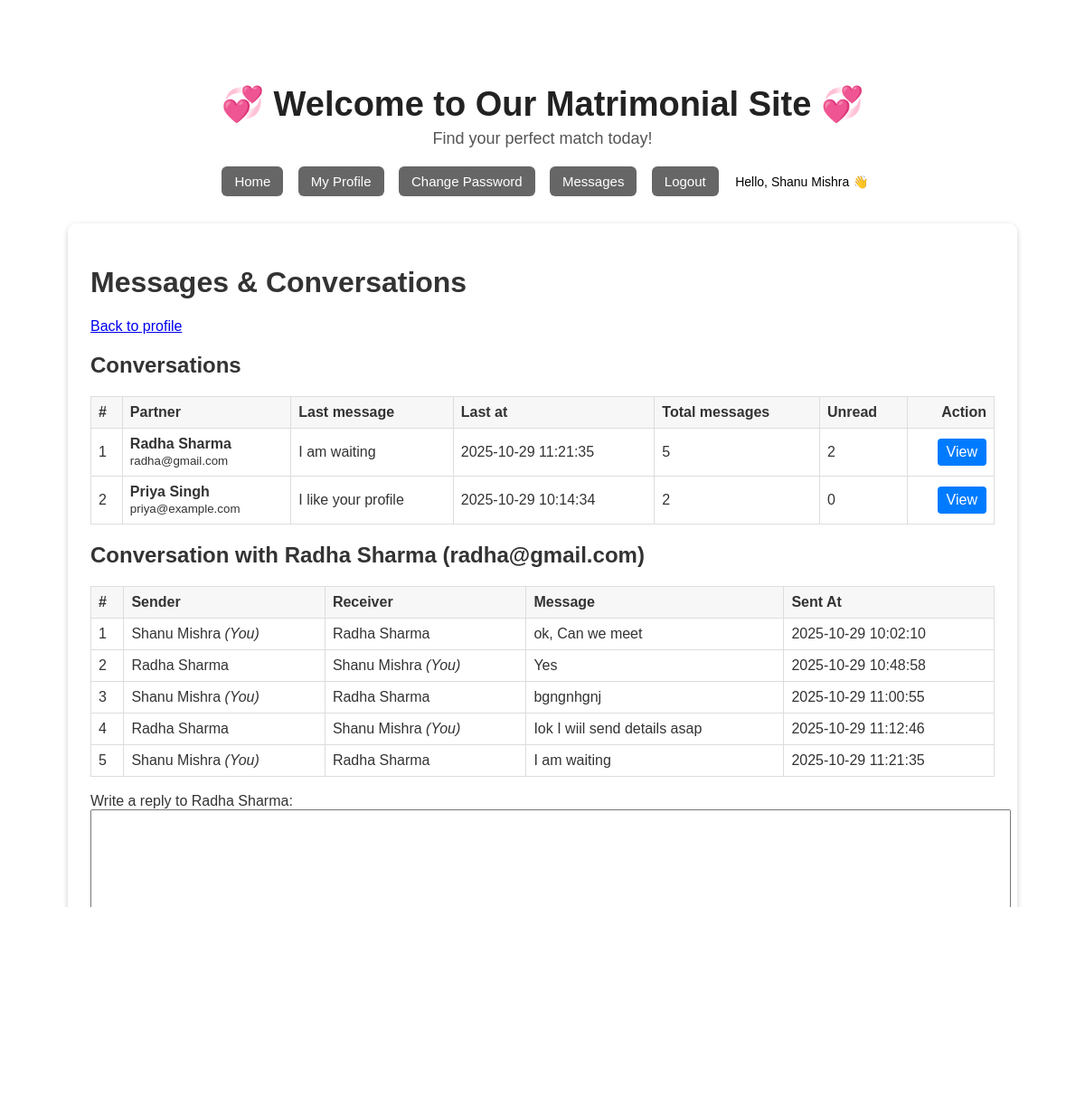
Screenshot of /messages.php?with=5 (signed in) with the database file from the repository.
### tables this page shows
CREATE TABLE `users` (
  `id` int(11) NOT NULL,
  `name` varchar(191) NOT NULL,
  `email` varchar(191) NOT NULL,
  `password` varchar(255) NOT NULL,
  `gender` varchar(20) DEFAULT NULL,
  `dob` date DEFAULT NULL,
  `religion` varchar(100) DEFAULT NULL,
  `caste` varchar(100) DEFAULT NULL,
  `city` varchar(120) DEFAULT NULL,
  `state` varchar(120) DEFAULT NULL,
  `country` varchar(120) DEFAULT NULL,
  `phone` varchar(30) DEFAULT NULL,
  `about` text DEFAULT NULL,
  `is_approved` tinyint(1) DEFAULT 0,
  `created_at` datetime DEFAULT current_timestamp(),
  `marital_status` enum('Single','Engaged','Married') NOT NULL DEFAULT 'Single',
  `married_to` int(11) DEFAULT NULL
);

CREATE TABLE `messages` (
  `id` int(11) NOT NULL,
  `sender_id` int(11) NOT NULL,
  `receiver_id` int(11) NOT NULL,
  `message` text DEFAULT NULL,
  `is_read` tinyint(1) DEFAULT 0,
  `sent_at` datetime DEFAULT current_timestamp()
);

### auth.php (called while the page is built, shortened)
<?php
require_once __DIR__ . "/db.php";
function is_logged_in()
{
    return !empty($_SESSION["user_id"]);
}
function current_user()
{
    global $pdo;
    $stmt1 = $pdo->prepare(
        "SELECT id, name, email, gender, dob, city, about, is_approved FROM users WHERE id = ?"
    );
    $stmt1->execute([$_SESSION["user_id"]]);
    return $stmt1->fetch();
}
global $pdo;
$stmt1 = $pdo->prepare(
    "SELECT id,name,email,city,is_approved FROM users WHERE id=?"
);
$stmt1->execute([$_SESSION["user_id"]]);
return $stmt1->fetch();

### messages.php (the view, shortened to what this page needs)
<?php
require_once __DIR__ . '/src/auth.php';
$me = current_user();
$me_id = (int)$me['id'];
$view_with = isset($_GET['with']) && is_numeric($_GET['with']) ? (int)$_GET['with'] : 0;
function h($v){ return htmlspecialchars($v ?? '', ENT_QUOTES, 'UTF-8'); }
$summaryStmt = $pdo->prepare("
    SELECT
      u.id AS user_id,
      u.name AS user_name,
      u.email AS user_email,
      -- latest message between me and them
      (SELECT m2.message FROM messages m2
         WHERE (m2.sender_id = ? AND m2.receiver_id = u.id) OR (m2.sender_id = u.id AND m2.receiver_id = ?)
         ORDER BY m2.sent_at DESC LIMIT 1) AS last_message,
      (SELECT m2.sent_at FROM messages m2
         WHERE (m2.sender_id = ? AND m2.receiver_id = u.id) OR (m2.sender_id = u.id AND m2.receiver_id = ?)
         ORDER BY m2.sent_at DESC LIMIT 1) AS last_at,
      (SELECT COUNT(*) FROM messages m3 WHERE (m3.sender_id = ? AND m3.receiver_id = u.id) OR (m3.sender_id = u.id AND m3.receiver_id = ?) ) AS total_msgs,
      (SELECT COUNT(*) FROM messages m4 WHERE m4.sender_id = u.id AND m4.receiver_id = ? /* AND m4.is_read = 0 */) AS unread_for_me
    FROM users u
    WHERE u.id != ?
      AND EXISTS (
         SELECT 1 FROM messages m0
         WHERE (m0.sender_id = ? AND m0.receiver_id = u.id) OR (m0.sender_id = u.id AND m0.receiver_id = ?)
      )
    ORDER BY last_at DESC
");
$summaryStmt->execute([
    $me_id, $me_id,
    $me_id, $me_id,
    $me_id, $me_id,
    $me_id,
    $me_id,
    $me_id, $me_id
]);
$conversations = $summaryStmt->fetchAll();
$conversation = [];
$other = null;
if ($view_with) {
    $uStmt = $pdo->prepare('SELECT id, name, email FROM users WHERE id = ? LIMIT 1');
    $uStmt->execute([$view_with]);
    $other = $uStmt->fetch();
    if (!$other) {
        $view_with = 0;
    } else {
        $convStmt = $pdo->prepare('
            SELECT m.*, su.name AS sender_name, ru.name AS receiver_name
            FROM messages m
            JOIN users su ON su.id = m.sender_id
            JOIN users ru ON ru.id = m.receiver_id
            WHERE (m.sender_id = ? AND m.receiver_id = ?) OR (m.sender_id = ? AND m.receiver_id = ?)
            ORDER BY m.sent_at ASC
        ');
        $convStmt->execute([$me_id, $view_with, $view_with, $me_id]);
        $conversation = $convStmt->fetchAll();
    }
}
?>
<?php include 'header.php'; ?>
  <h1>Messages & Conversations</h1>
  <p><a href="profile.php">Back to profile</a></p>
  <h2>Conversations</h2>
  <?php if (empty($conversations)): ?>
    <p>No conversations yet. Use <a href="index.php">profiles</a> to send messages.</p>
  <?php else: ?>
    <table>
      <thead>
        <tr>
          <th>#</th>
          <th>Partner</th>
          <th>Last message</th>
          <th>Last at</th>
          <th>Total messages</th>
          <th>Unread</th>
          <th class="right">Action</th>
        </tr>
      </thead>
      <tbody>
        <?php $i=1; foreach ($conversations as $c): ?>
        <tr>
          <td><?php echo $i++; ?></td>
          <td>
            <strong><?php echo h($c['user_name']); ?></strong><br>
            <small><?php echo h($c['user_email']); ?></small>
          </td>
          <td class="msg-text"><?php echo h($c['last_message'] ?? ''); ?></td>
          <td><?php echo h($c['last_at'] ?? ''); ?></td>
          <td><?php echo (int)($c['total_msgs'] ?? 0); ?></td>
          <td><?php echo (int)($c['unread_for_me'] ?? 0); ?></td>
          <td class="right">
            <a class="btn" href="messages.php?with=<?php echo (int)$c['user_id']; ?>">View</a>
          </td>
        </tr>
        <?php endforeach; ?>
      </tbody>
    </table>
  <?php endif; ?>
  <?php if ($view_with && $other): ?>
    <h2>Conversation with <?php echo h($other['name']); ?> (<?php echo h($other['email']); ?>)</h2>
    <?php if (empty($conversation)): ?>
      <p>No messages exchanged yet. Use the form below to send the first message.</p>
    <?php else: ?>
      <table class="conversation-table">
        <thead>
          <tr><th>#</th><th>Sender</th><th>Receiver</th><th>Message</th><th>Sent At</th></tr>
        </thead>
        <tbody>
          <?php $k=1; foreach ($conversation as $row): ?>
            <tr>
              <td><?php echo $k++; ?></td>
              <td><?php echo h($row['sender_name']); ?><?php if ((int)$row['sender_id'] === $me_id) echo ' <em>(You)</em>'; ?></td>
              <td><?php echo h($row['receiver_name']); ?><?php if ((int)$row['receiver_id'] === $me_id) echo ' <em>(You)</em>'; ?></td>
              <td class="msg-text"><?php echo nl2br(h($row['message'])); ?></td>
              <td><?php echo h($row['sent_at']); ?></td>
            </tr>
          <?php endforeach; ?>
        </tbody>
      </table>
    <?php endif; ?>
    <?php if ($me_id !== $view_with): ?>
      <div class="reply-form">
        <form method="post">
          <label for="message_text">Write a reply to <?php echo h($other['name']); ?>:</label><br>
          <textarea id="message_text" name="message_text" required></textarea><br>
          <button type="submit" class="btn">Send</button>
          <a class="btn secondary" href="messages.php">Back to conversations</a>
        </form>
      </div>
    <?php else: ?>
      <p>This is your profile — you cannot message yourself.</p>
      <a class="btn secondary" href="messages.php">Back to conversations</a>
    <?php endif; ?>
  <?php endif; ?>
<?php include 'footer.php'; ?>

### header.php (shortened to what this page needs)
<?php
require_once __DIR__ . '/src/auth.php';
$logged_in = is_logged_in();
 $user = $logged_in ? current_user() : null;
$is_admin = !empty($_SESSION['admin_id']);
?>
<!doctype html>
<html lang="en">
<head>
</head>
<body>
  <header>
    <h1>💞 Welcome to Our Matrimonial Site 💞</h1>
    <p>Find your perfect match today!</p>
    <div class="nav">
      <a href="index.php">Home</a>
      <?php if (!$logged_in && !$is_admin): ?>
        <a href="register.php">Register</a>
        <a href="login.php">Login</a>
        <a href="admin/login.php">Admin</a>
      <?php elseif ($is_admin): ?>
        <a href="admin/index.php">Admin Dashboard</a>
        <a href="admin/logout.php">Logout</a>
      <?php else: ?>
        <a href="profile.php">My Profile</a>
        <a href="change_password.php">Change Password</a>
        <a href="messages.php">Messages</a>
        <a href="logout.php">Logout</a>
        <span class="greet" style="color: black;">Hello, <?php echo htmlspecialchars($user['name'] ?? ''); ?> 👋</span>
      <?php endif; ?>
    </div>
  </header>
  <main>

### header.php (style rules this page uses)
html, body { height: 100%; margin: 0; font-family: Arial, sans-serif; background: url('images/bg-main.jpg') no-repeat center center fixed; background-size: cover; color: #333; }
body::before { content: ''; position: fixed; top: 0; left: 0; right: 0; bottom: 0; background: rgba(255,255,255,0.65); z-index: 0; }
header, main, footer { position: relative; z-index: 1; }
header { text-align: center; padding: 50px 20px 30px; }
header h1 { font-size: 38px; color: #222; margin-bottom: 6px; }
header p { font-size: 18px; color: #555; margin-top: 0; }
.nav { margin-top: 20px; }
.nav a, .nav .label { display: inline-block; margin: 0 6px; background: rgba(0,0,0,0.6); color: #fff; text-decoration: none; padding: 8px 14px; border-radius: 6px; font-size: 15px; transition: background 0.3s; }
main { max-width: 1000px; margin: 0 auto; padding: 25px; background: rgba(255, 255, 255, 0.92); border-radius: 10px; box-shadow: 0 2px 6px rgba(0,0,0,0.2); }
.greet { display: inline-block; margin-left: 8px; font-size: 14px; color: #fff; }

### messages.php (style rules this page uses)
body { font-family:Arial, sans-serif; padding:18px; }
table { border-collapse:collapse; width:100%; margin-bottom:18px; }
table th, table td { border:1px solid #ddd; padding:8px; text-align:left; }
table th { background:#f7f7f7; }
.btn { display:inline-block;padding:6px 10px;background:#007bff;color:#fff;text-decoration:none;border-radius:4px; }
.btn.secondary { background:#6c757d; }
.right { text-align:right; }
.conversation-table td { vertical-align:top; }
.msg-text { white-space:pre-wrap; }
.reply-form textarea { width:100%;height:100px;padding:8px; }
.reply-form button { padding:8px 12px;margin-top:8px; }

### rows the page displays
users: name "Shanu Mishra"
users: name "Radha Sharma", email "radha@gmail.com", last_message "I am waiting", last_at "2025-10-29 11:21:35", total_msgs "5", unread_for_me "2"
users: name "Priya Singh", email "priya@example.com", last_message "I like your profile", last_at "2025-10-29 10:14:34", total_msgs "2", unread_for_me "0"
messages: sender.name "Shanu Mishra", shows "(You)", receiver.name "Radha Sharma", message "ok, Can we meet", sent_at "2025-10-29 10:02:10"
messages: sender.name "Radha Sharma", receiver.name "Shanu Mishra", shows "(You)", message "Yes", sent_at "2025-10-29 10:48:58"
messages: sender.name "Shanu Mishra", shows "(You)", receiver.name "Radha Sharma", message "bgngnhgnj", sent_at "2025-10-29 11:00:55"
messages: sender.name "Radha Sharma", receiver.name "Shanu Mishra", shows "(You)", message "Iok I wiil send details asap", sent_at "2025-10-29 11:12:46"
messages: sender.name "Shanu Mishra", shows "(You)", receiver.name "Radha Sharma", message "I am waiting", sent_at "2025-10-29 11:21:35"
